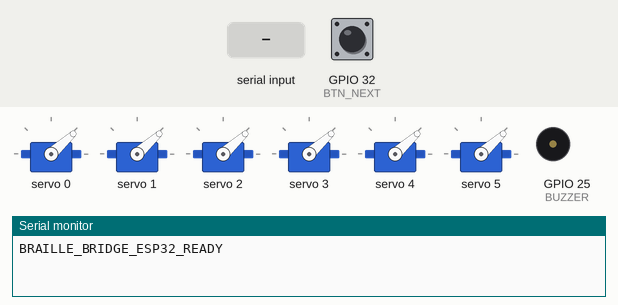
This sketch was run on a simulated ESP32. On the bench: 6 × servo, buzzer (waves = sounding), the last lines printed to the serial monitor. The test bench sets the inputs (shaded band); at power-on: GPIO 32 (BTN_NEXT) HIGH.

Above: at 1.2 s.
1.3 s: "T" received over Serial
At 4.2 s:
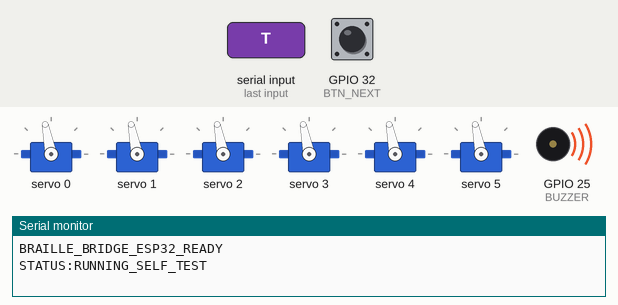
4.3 s: GPIO 32 (BTN_NEXT) pulled LOW for 1 s
At 4.99 s:
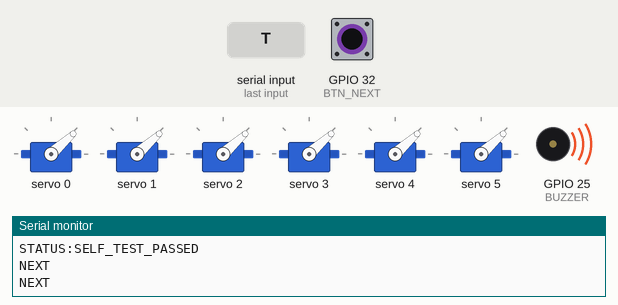
6.8 s: GPIO 32 (BTN_NEXT) pulled LOW for 3.2 s
At 10.8 s:
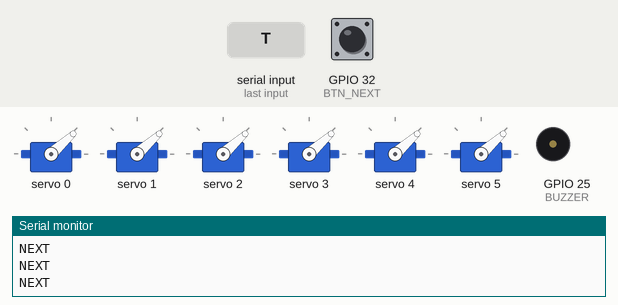
11.5 s: "P" received over Serial
13.0 s: "t" received over Serial
At 13.35 s:
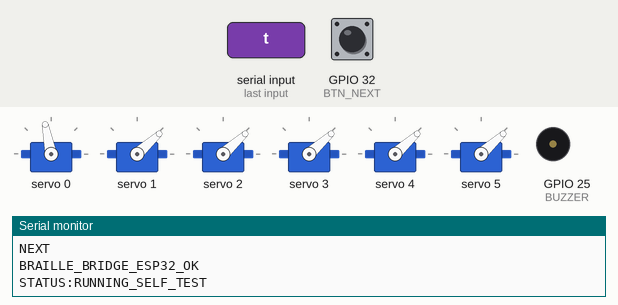
16.0 s: GPIO 32 (BTN_NEXT) pulled LOW for 0.15 s
Timing chart, 0 to 18.9 s (numbered marks = the images above; inputs shaded):
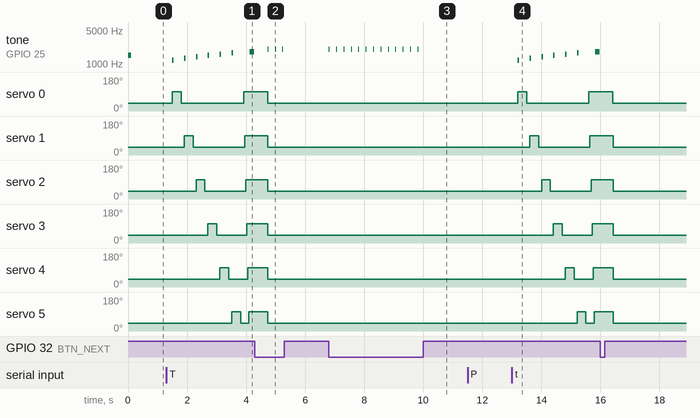

Measured:
- after the input at 1.3 s, tone on GPIO 25 (BUZZER): plays 1200 Hz for 0.05 s, 1300 Hz for 0.05 s, 1400 Hz for 0.05 s, 1500 Hz for 0.05 s, 1600 Hz for 0.05 s, 1700 Hz for 0.05 s … (7 notes in this stretch), starting after 0.20 s; servo 0: 42° → 101° after 0.20 s, → 42° 0.30 s later, → 101° 2.1 s later
- after the input at 4.3 s, tone on GPIO 25 (BUZZER): alternates 2000 Hz for 0.03 s and silent for 0.22 s, 6 changes in all, then stays silent, starting after 0.43 s
- after the input at 6.8 s, tone on GPIO 25 (BUZZER): alternates 2000 Hz for 0.03 s and silent for 0.22 s, 26 changes in all, then stays silent, starting at once
- after the input at 13.0 s, tone on GPIO 25 (BUZZER): plays 1200 Hz for 0.05 s, 1300 Hz for 0.05 s, 1400 Hz for 0.05 s, 1500 Hz for 0.05 s, 1600 Hz for 0.05 s, 1700 Hz for 0.05 s … (7 notes in this stretch), starting after 0.20 s; servo 0: 42° → 101° after 0.20 s, → 42° 0.30 s later, → 101° 2.1 s later

The sketch:

braille_cell.ino
```cpp
// ==============================================================================
// BRAILLE BRIDGE: ESP32 + PCA9685 1-Cell Refreshable Braille Cell Firmware
// ==============================================================================
// Hardware Architecture:
// - Microcontroller: ESP32 (30-pin / 38-pin DevKit v1)
// - PWM Driver: PCA9685 16-Channel 12-Bit I2C PWM Controller (I2C Address: 0x40)
// - Actuators: 6x Micro-servos (TowerPro SG90 / MG90S) driving tactile dots 1 to 6
//     Channel 0: Dot 1 (Top-Left)
//     Channel 1: Dot 2 (Middle-Left)
//     Channel 2: Dot 3 (Bottom-Left)
//     Channel 3: Dot 4 (Top-Right)
//     Channel 4: Dot 5 (Middle-Right)
//     Channel 5: Dot 6 (Bottom-Right)
// - Input: Tactile advance push-button on GPIO 32 (active LOW with internal pull-up)
// - Output: Tactile feedback buzzer on GPIO 25
//
// ELECTRICAL WARNING:
// - Servos require significant instantaneous stall current (up to 2.5A total).
// - NEVER power the PCA9685 V+ servo rail directly from the ESP32 3.3V or 5V pin!
// - Connect an external 5V / 3A DC regulated power supply to PCA9685 V+ and GND.
// - Ensure ESP32 GND and External 5V Power Supply GND are tied together (Common Ground).
// ==============================================================================

#include <Wire.h>
#include <Adafruit_PWMServoDriver.h>

// I2C Pins for standard ESP32
#define I2C_SDA 21
#define I2C_SCL 22

// Peripherals
#define BTN_NEXT 32
#define BUZZER   25

// PCA9685 instance (default address 0x40)
Adafruit_PWMServoDriver pwm = Adafruit_PWMServoDriver(0x40);

// Servo Calibration Constants (at 50 Hz PWM, 20ms period)
const uint16_t SERVO_MIN = 150; // 0 degrees (~0.75 ms pulse)
const uint16_t SERVO_MAX = 600; // 180 degrees (~2.25 ms pulse)

// Calibrated angles for tactile pin DOWN (retracted) and UP (raised)
const uint8_t ANGLE_DOWN[6] = {20, 20, 20, 20, 20, 20};
const uint8_t ANGLE_UP[6]   = {70, 70, 70, 70, 70, 70};

// Button debouncing state
unsigned long lastButtonPressTime = 0;
const unsigned long DEBOUNCE_DELAY_MS = 250;

uint16_t angleToTicks(uint8_t angle) {
  return map(angle, 0, 180, SERVO_MIN, SERVO_MAX);
}

void showCell(uint8_t code) {
  for (uint8_t d = 0; d < 6; d++) {
    bool up = (code >> d) & 1;
    pwm.setPWM(d, 0, angleToTicks(up ? ANGLE_UP[d] : ANGLE_DOWN[d]));
    delay(35); // Stagger movements to prevent current spikes
  }
}

void resetAllDots() {
  for (uint8_t d = 0; d < 6; d++) {
    pwm.setPWM(d, 0, angleToTicks(ANGLE_DOWN[d]));
  }
}

void runSelfTest() {
  Serial.println("STATUS:RUNNING_SELF_TEST");
  resetAllDots();
  delay(200);

  // Test each dot individually from Dot 1 to Dot 6
  for (uint8_t d = 0; d < 6; d++) {
    tone(BUZZER, 1200 + (d * 100), 50);
    pwm.setPWM(d, 0, angleToTicks(ANGLE_UP[d]));
    delay(300);
    pwm.setPWM(d, 0, angleToTicks(ANGLE_DOWN[d]));
    delay(100);
  }

  // Flash all dots simultaneously
  showCell(0x3F); // All 6 dots up (dots 1..6)
  tone(BUZZER, 1800, 150);
  delay(600);
  resetAllDots();
  Serial.println("STATUS:SELF_TEST_PASSED");
}

void setup() {
  Serial.begin(115200);
  Wire.begin(I2C_SDA, I2C_SCL);
  pwm.begin();
  pwm.setPWMFreq(50); // Standard 50Hz servo refresh rate

  pinMode(BTN_NEXT, INPUT_PULLUP);
  pinMode(BUZZER, OUTPUT);

  resetAllDots();
  tone(BUZZER, 1500, 100); // Power-on confirmation beep
  Serial.println("BRAILLE_BRIDGE_ESP32_READY");
}

void loop() {
  // 1. Process incoming commands from Host PC
  if (Serial.available()) {
    int b = Serial.read();
    if (b < 0) return;

    if (b == 'P' || b == 'p') {
      // Handshake / Ping
      Serial.println("BRAILLE_BRIDGE_ESP32_OK");
    } else if (b == 'T' || b == 't') {
      // Hardware Self-Test
      runSelfTest();
    } else if (b == 'R' || b == 'r') {
      // Reset all pins
      resetAllDots();
      Serial.println("STATUS:RESET_OK");
    } else if (b == 'B' || b == 'b') {
      // Audio alert
      tone(BUZZER, 1200, 100);
    } else if (b == 'C') {
      // Framed cell command: 'C' followed by cell byte
      while (!Serial.available()) delay(1);
      uint8_t code = Serial.read() & 0x3F;
      showCell(code);
      tone(BUZZER, 1000, 40);
    } else if (b <= 0x3F) {
      // Legacy raw cell code byte (0..63)
      showCell((uint8_t)b);
      tone(BUZZER, 1000, 40);
    }
  }

  // 2. Hardware push-button with debouncing to advance to next character
  if (digitalRead(BTN_NEXT) == LOW) {
    unsigned long now = millis();
    if (now - lastButtonPressTime > DEBOUNCE_DELAY_MS) {
      lastButtonPressTime = now;
      tone(BUZZER, 2000, 30);
      Serial.println("NEXT");
    }
  }
}
```
